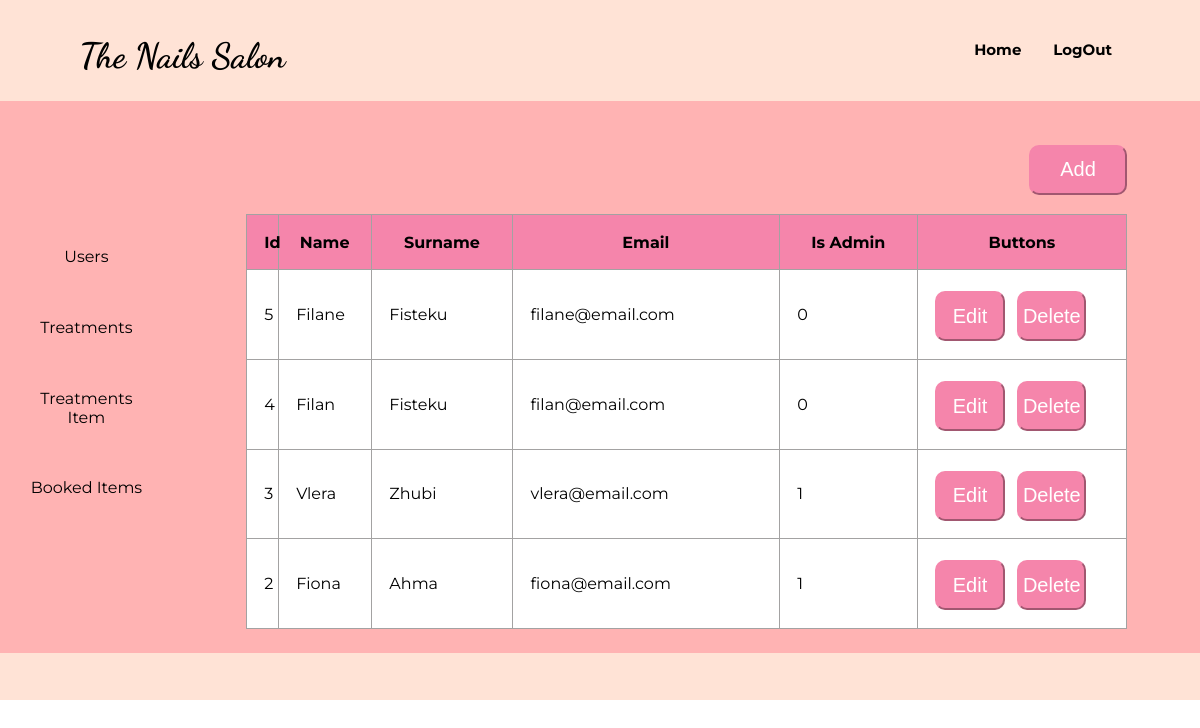
Screenshot of /views/adminForm.php with the database file from the repository.
### tables this page shows
CREATE TABLE `users` (
  `id` int(11) NOT NULL,
  `name` varchar(255) NOT NULL,
  `lastname` varchar(255) NOT NULL,
  `email` varchar(255) NOT NULL,
  `password` varchar(255) NOT NULL,
  `is_admin` bit(1) NOT NULL DEFAULT b'0'
);

### models/DbCon.php (called while the page is built, shortened)
<?php
class DBConnection
{
    public function getConnection()
    {
        $this->servername="localhost";
        $this->user = "root";
        $this->password = "";
        $this->databaseName = "nails_salon";
        $connection = mysqli_connect($this->servername,$this->user,$this->password,$this->databaseName);
        return $connection;
    }
}

### controllers/UserController.php (shortened to what this page needs)
<?php
include_once '../models/DbCon.php';
class UserController
{
    private $connection;
    public function __construct(){
        $obj = new DBConnection();
        $this->connection = $obj->getConnection();
    }
    public function GetAll(){
        $sql = "SELECT * FROM users ORDER BY id DESC";
        $users = mysqli_query($this->connection,$sql);
        $returnArray = array();
        if(mysqli_num_rows($users) > 0){
            while($row = mysqli_fetch_assoc($users)){
                array_push($returnArray, $row);
            }
        }
        return $returnArray;
    }
    public function ShowAllUsers($users){
        if(count($users)>0){
            foreach($users as $user){
                echo '
                <tr>
                <td>'.$user['id'].'</td>
                <td>'.$user['name'].'</td>
                <td>'.$user['lastname'].'</td>
                <td>'.$user['email'].'</td>
                <td>'.$user['is_admin'].'</td>
                <td>
                    <a  href="editUserForm.php?id='.$user['id'].'"><button class="edit">Edit</button></a>
                    &nbsp;
                    <a class="delete" onclick=showModal('.$user['id'].')><button class="delete" id="delete">Delete</button></a>
                </td>
                </tr>
                ';
            }
        }else{
            echo '
                <tr>
                <td colspan="6">No data </td>
                </tr>';
          }
    }
}

### static/css/adminStyle.css (style rules this page uses)
* { padding: 0; margin: 0; }
.main .right-side .edit, .delete { width: 40%; height: 50px; background-color: rgb(245, 133, 171); color: white; font-size: 20px; border-radius: 10px; border-color: rgb(245, 133, 171); margin-top: 2%; }
.main .right-side table th, td { padding: 2%; border: 1px solid rgb(163, 162, 162); }

### rows the page displays
users: id "5", name "Filane", lastname "Fisteku", email "filane@email.com", is_admin "0"
users: id "4", name "Filan", lastname "Fisteku", email "filan@email.com", is_admin "0"
users: id "3", name "Vlera", lastname "Zhubi", email "vlera@email.com", is_admin "1"
users: id "2", name "Fiona", lastname "Ahma", email "fiona@email.com", is_admin "1"
